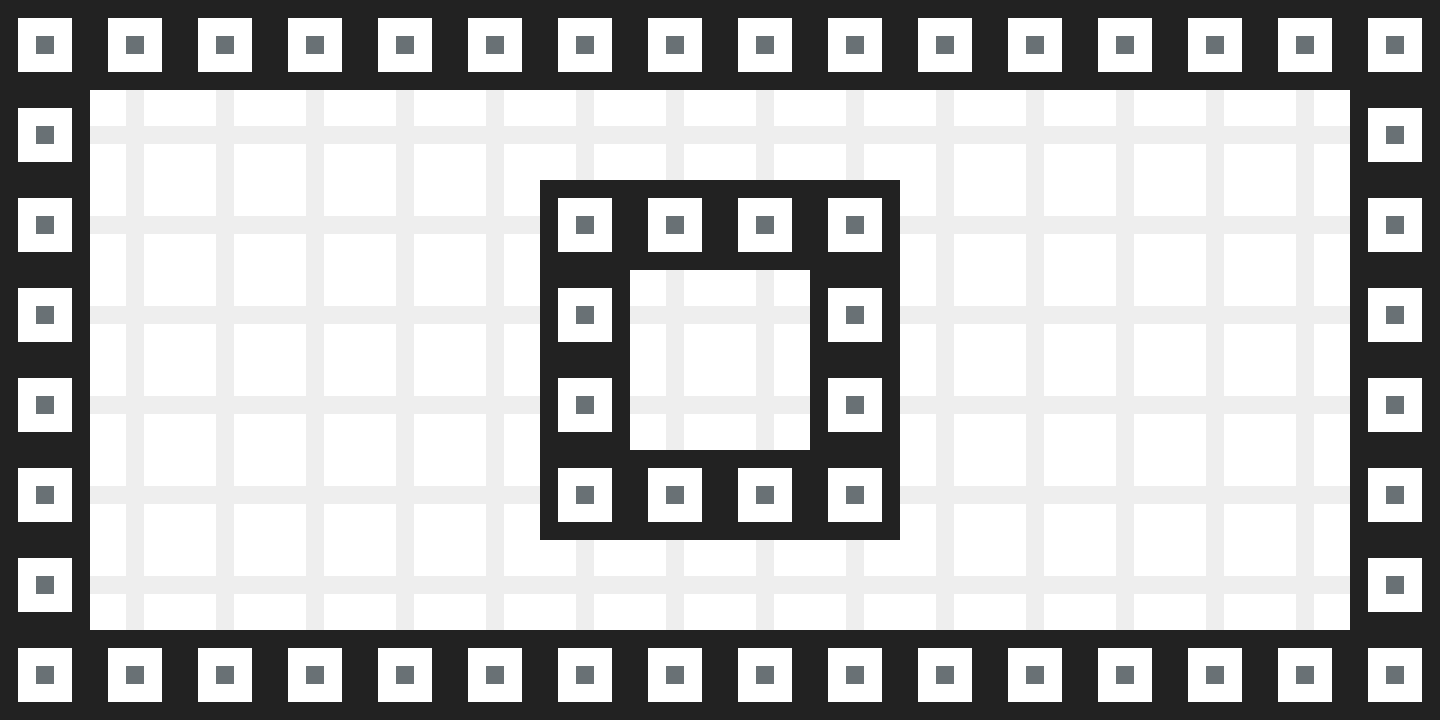

A 2D game scene composited from a Tiled map and its tileset images. What follows is a short description and the map's XML, with every tile layer's data as written:
An orthogonal 16x8 tile map with 90x90 px tiles, 2 tile layers (background, actors).

<map version="1.0" orientation="orthogonal" width="16" height="8" tilewidth="90" tileheight="90">
 <tileset firstgid="1" name="signal" tilewidth="90" tileheight="90">
  <image source="signal_tiles.png" trans="ff00ff" width="360" height="630" />
 </tileset>
 <layer name="background" width="16" height="8">
  <data>
   <tile gid="28" />
   <tile gid="28" />
   <tile gid="28" />
   <tile gid="28" />
   <tile gid="28" />
   <tile gid="28" />
   <tile gid="28" />
   <tile gid="28" />
   <tile gid="28" />
   <tile gid="28" />
   <tile gid="28" />
   <tile gid="28" />
   <tile gid="28" />
   <tile gid="28" />
   <tile gid="28" />
   <tile gid="28" />
   <tile gid="28" />
   <tile gid="28" />
   <tile gid="28" />
   <tile gid="28" />
   <tile gid="28" />
   <tile gid="28" />
   <tile gid="28" />
   <tile gid="28" />
   <tile gid="28" />
   <tile gid="28" />
   <tile gid="28" />
   <tile gid="28" />
   <tile gid="28" />
   <tile gid="28" />
   <tile gid="28" />
   <tile gid="28" />
   <tile gid="28" />
   <tile gid="28" />
   <tile gid="28" />
   <tile gid="28" />
   <tile gid="28" />
   <tile gid="28" />
   <tile gid="28" />
   <tile gid="28" />
   <tile gid="28" />
   <tile gid="28" />
   <tile gid="28" />
   <tile gid="28" />
   <tile gid="28" />
   <tile gid="28" />
   <tile gid="28" />
   <tile gid="28" />
   <tile gid="28" />
   <tile gid="28" />
   <tile gid="28" />
   <tile gid="28" />
   <tile gid="28" />
   <tile gid="28" />
   <tile gid="28" />
   <tile gid="28" />
   <tile gid="28" />
   <tile gid="28" />
   <tile gid="28" />
   <tile gid="28" />
   <tile gid="28" />
   <tile gid="28" />
   <tile gid="28" />
   <tile gid="28" />
   <tile gid="28" />
   <tile gid="28" />
   <tile gid="28" />
   <tile gid="28" />
   <tile gid="28" />
   <tile gid="28" />
   <tile gid="28" />
   <tile gid="28" />
   <tile gid="28" />
   <tile gid="28" />
   <tile gid="28" />
   <tile gid="28" />
   <tile gid="28" />
   <tile gid="28" />
   <tile gid="28" />
   <tile gid="28" />
   <tile gid="28" />
   <tile gid="28" />
   <tile gid="28" />
   <tile gid="28" />
   <tile gid="28" />
   <tile gid="28" />
   <tile gid="28" />
   <tile gid="28" />
   <tile gid="28" />
   <tile gid="28" />
   <tile gid="28" />
   <tile gid="28" />
   <tile gid="28" />
   <tile gid="28" />
   <tile gid="28" />
   <tile gid="28" />
   <tile gid="28" />
   <tile gid="28" />
   <tile gid="28" />
   <tile gid="28" />
   <tile gid="28" />
   <tile gid="28" />
   <tile gid="28" />
   <tile gid="28" />
   <tile gid="28" />
   <tile gid="28" />
   <tile gid="28" />
   <tile gid="28" />
   <tile gid="28" />
   <tile gid="28" />
   <tile gid="28" />
   <tile gid="28" />
   <tile gid="28" />
   <tile gid="28" />
   <tile gid="28" />
   <tile gid="28" />
   <tile gid="28" />
   <tile gid="28" />
   <tile gid="28" />
   <tile gid="28" />
   <tile gid="28" />
   <tile gid="28" />
   <tile gid="28" />
   <tile gid="28" />
   <tile gid="28" />
   <tile gid="28" />
   <tile gid="28" />
   <tile gid="28" />
  </data>
 </layer>
 <layer name="actors" width="16" height="8">
  <data>
   <tile gid="21" />
   <tile gid="21" />
   <tile gid="21" />
   <tile gid="21" />
   <tile gid="21" />
   <tile gid="21" />
   <tile gid="21" />
   <tile gid="21" />
   <tile gid="21" />
   <tile gid="21" />
   <tile gid="21" />
   <tile gid="21" />
   <tile gid="21" />
   <tile gid="21" />
   <tile gid="21" />
   <tile gid="21" />
   <tile gid="21" />
   <tile gid="0" />
   <tile gid="0" />
   <tile gid="0" />
   <tile gid="0" />
   <tile gid="0" />
   <tile gid="0" />
   <tile gid="0" />
   <tile gid="0" />
   <tile gid="0" />
   <tile gid="0" />
   <tile gid="0" />
   <tile gid="0" />
   <tile gid="0" />
   <tile gid="0" />
   <tile gid="21" />
   <tile gid="21" />
   <tile gid="0" />
   <tile gid="0" />
   <tile gid="0" />
   <tile gid="0" />
   <tile gid="0" />
   <tile gid="21" />
   <tile gid="21" />
   <tile gid="21" />
   <tile gid="21" />
   <tile gid="0" />
   <tile gid="0" />
   <tile gid="0" />
   <tile gid="0" />
   <tile gid="0" />
   <tile gid="21" />
   <tile gid="21" />
   <tile gid="0" />
   <tile gid="0" />
   <tile gid="0" />
   <tile gid="0" />
   <tile gid="0" />
   <tile gid="21" />
   <tile gid="0" />
   <tile gid="0" />
   <tile gid="21" />
   <tile gid="0" />
   <tile gid="0" />
   <tile gid="0" />
   <tile gid="0" />
   <tile gid="0" />
   <tile gid="21" />
   <tile gid="21" />
   <tile gid="0" />
   <tile gid="0" />
   <tile gid="0" />
   <tile gid="0" />
   <tile gid="0" />
   <tile gid="21" />
   <tile gid="0" />
   <tile gid="0" />
   <tile gid="21" />
   <tile gid="0" />
   <tile gid="0" />
   <tile gid="0" />
   <tile gid="0" />
   <tile gid="0" />
   <tile gid="21" />
   <tile gid="21" />
   <tile gid="0" />
   <tile gid="0" />
   <tile gid="0" />
   <tile gid="0" />
   <tile gid="0" />
   <tile gid="21" />
   <tile gid="21" />
   <tile gid="21" />
   <tile gid="21" />
   <tile gid="0" />
   <tile gid="0" />
   <tile gid="0" />
   <tile gid="0" />
   <tile gid="0" />
   <tile gid="21" />
   <tile gid="21" />
   <tile gid="0" />
   <tile gid="0" />
   <tile gid="0" />
   <tile gid="0" />
   <tile gid="0" />
   <tile gid="0" />
   <tile gid="0" />
   <tile gid="0" />
   <tile gid="0" />
   <tile gid="0" />
   <tile gid="0" />
   <tile gid="0" />
   <tile gid="0" />
   <tile gid="0" />
   <tile gid="21" />
   <tile gid="21" />
   <tile gid="21" />
   <tile gid="21" />
   <tile gid="21" />
   <tile gid="21" />
   <tile gid="21" />
   <tile gid="21" />
   <tile gid="21" />
   <tile gid="21" />
   <tile gid="21" />
   <tile gid="21" />
   <tile gid="21" />
   <tile gid="21" />
   <tile gid="21" />
   <tile gid="21" />
   <tile gid="21" />
  </data>
 </layer>
</map>
